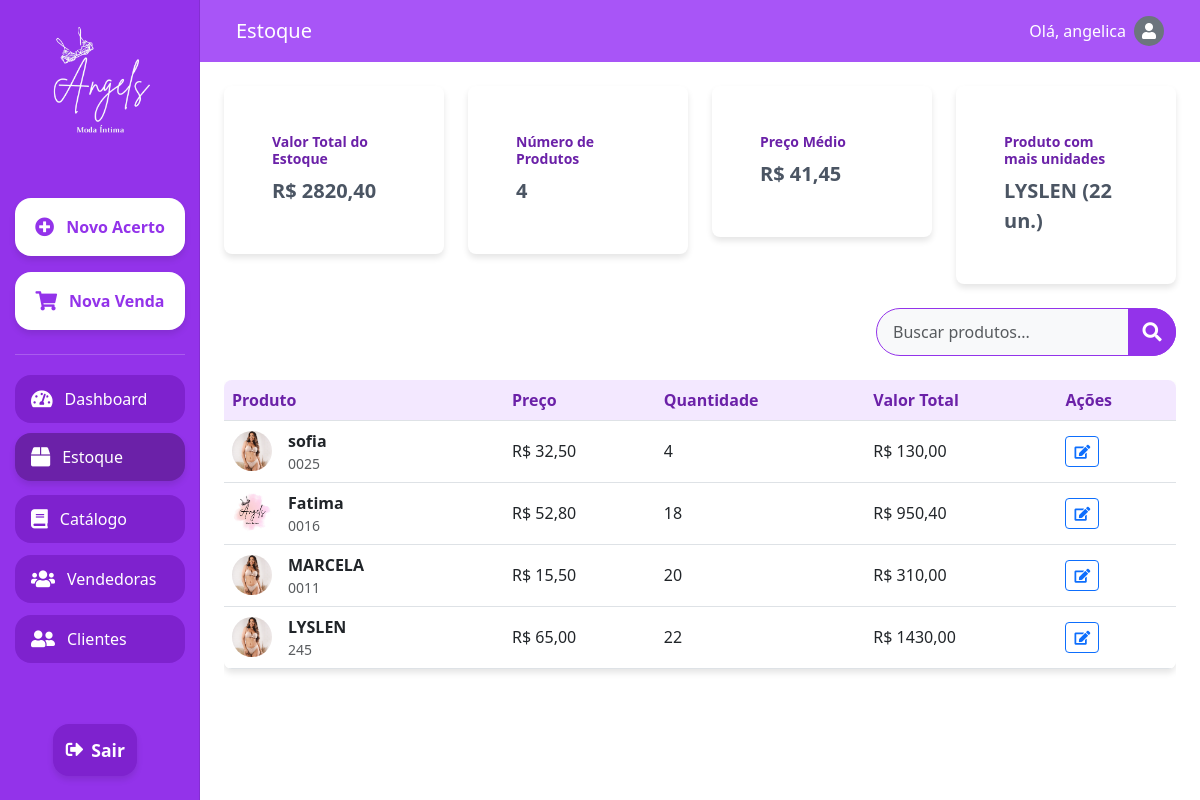
Page /estoque/ (signed in) on the earlier database version.
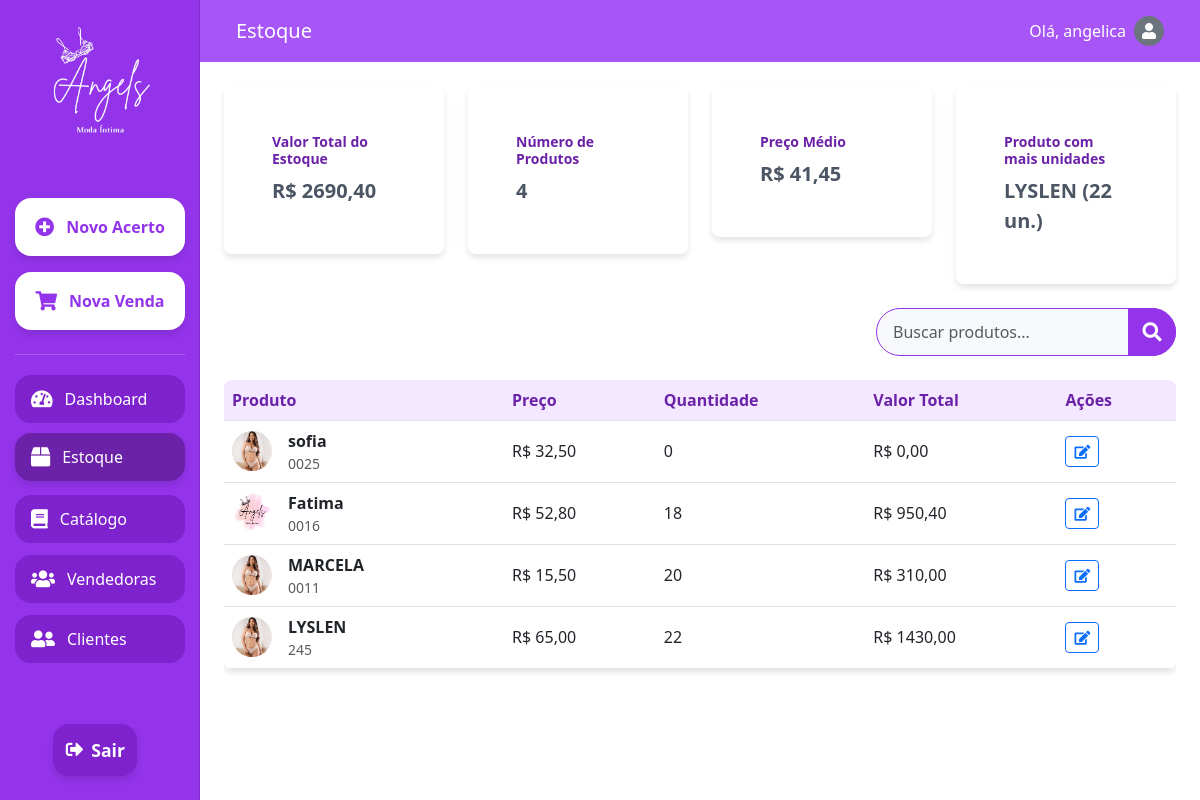
Same page on the later database version.
### setup/models.py (models this page shows, shortened)
class Produto(models.Model):
    codigo = models.CharField(max_length=50, unique=True)
    nome = models.CharField(max_length=100)
    foto = models.ImageField(upload_to='produtos/', null=True, blank=True)
    preco = models.DecimalField(max_digits=10, decimal_places=2)
    quantidade = models.PositiveIntegerField(default=0)

### setup/views.py (the view)
# urls.py: path('estoque/', views.estoque, name='estoque'),
@login_required
def estoque(request):
    produtos = Produto.objects.all()
    valor_total_estoque = produtos.aggregate(
        total=Sum(F('preco') * F('quantidade'))
    )['total'] or 0
    numero_produtos = produtos.count()
    preco_medio = produtos.aggregate(avg_price=Avg('preco'))['avg_price'] or 0
    produto_maior_qtd = produtos.order_by('-quantidade').first()
    for produto in produtos:
        produto.valor_total = produto.preco * produto.quantidade
    context = {
        'produtos': produtos,
        'valor_total_estoque': valor_total_estoque,
        'numero_produtos': numero_produtos,
        'preco_medio': preco_medio,
        'produto_maior_qtd': produto_maior_qtd,
    }
    return render(request, 'estoque.html', context)

### setup/templates/estoque.html (shortened to what the changed rows need)
{% extends 'base.html' %}
{% load static %}
{% block content %}
<!DOCTYPE html>
<html lang="pt-br">
<head>
    <link href="https://cdn.jsdelivr.net/npm/bootstrap@5.3.0/dist/css/bootstrap.min.css" rel="stylesheet">
    <link href="https://cdnjs.cloudflare.com/ajax/libs/font-awesome/5.15.3/css/all.min.css" rel="stylesheet">
</head>
<body>
    <div class="container-fluid vh-100">
        <div class="row h-100">
            <main class="col-md-9 ms-sm-auto col-lg-10 px-md-4">
                <div class="row mb-4">
                    <div class="col-md-3">
                        <div class="card">
                            <div class="card-body">
                                <h6 class="card-title">Valor Total do Estoque</h6>
                                <p class="card-text">R$ {{ valor_total_estoque|floatformat:2 }}</p>
                            </div>
                        </div>
                    </div>
                </div>
                <div class="table-responsive">
                    <table class="table table-hover">
                        <thead>
                            <tr>
                                <th>Produto</th>
                                <th>Preço</th>
                                <th>Quantidade</th>
                                <th>Valor Total</th>
                                <th>Ações</th>
                            </tr>
                        </thead>
                        <tbody>
                            {% for produto in produtos %}
                            <tr data-produto-id="{{ produto.id }}">
                                <td>
                                    <div class="d-flex align-items-center">
                                        {% if produto.foto %}
                                            <img src="{{ produto.foto.url }}" alt="{{ produto.nome }}" class="product-image me-3">
                                        {% else %}
                                            <div class="product-image bg-secondary d-flex align-items-center justify-content-center me-3">
                                                <i class="fas fa-box text-white"></i>
                                            </div>
                                        {% endif %}
                                        <div>
                                            <div class="fw-bold">{{ produto.nome }}</div>
                                            <div class="text-muted small">{{ produto.codigo }}</div>
                                        </div>
                                    </div>
                                </td>
                                <td class="preco-unitario">R$ {{ produto.preco|floatformat:2 }}</td>
                                <td class="quantidade">{{ produto.quantidade }}</td>
                                <td class="valor-total">R$ {{ produto.valor_total|floatformat:2 }}</td>
                                <td>
                                    <button class="btn btn-sm btn-outline-primary btn-action edit-product" data-produto-id="{{ produto.id }}">
                                        <i class="fas fa-edit"></i>
                                    </button>
                                </td>
                            </tr>
                            {% empty %}
                            <tr>
                                <td colspan="5" class="text-center">Nenhum produto cadastrado.</td>
                            </tr>
                            {% endfor %}
                        </tbody>
                    </table>
                </div>
            </main>
        </div>
    </div>
</body>
</html>
{% endblock %}

Differences in the rows shown:
changed Produto "sofia": quantidade "4" → "0"; valor_total "130,00" → "0,00"
Other differences:
{{ valor_total_estoque|floatformat:2 }}: "2820,40" → "2690,40"
